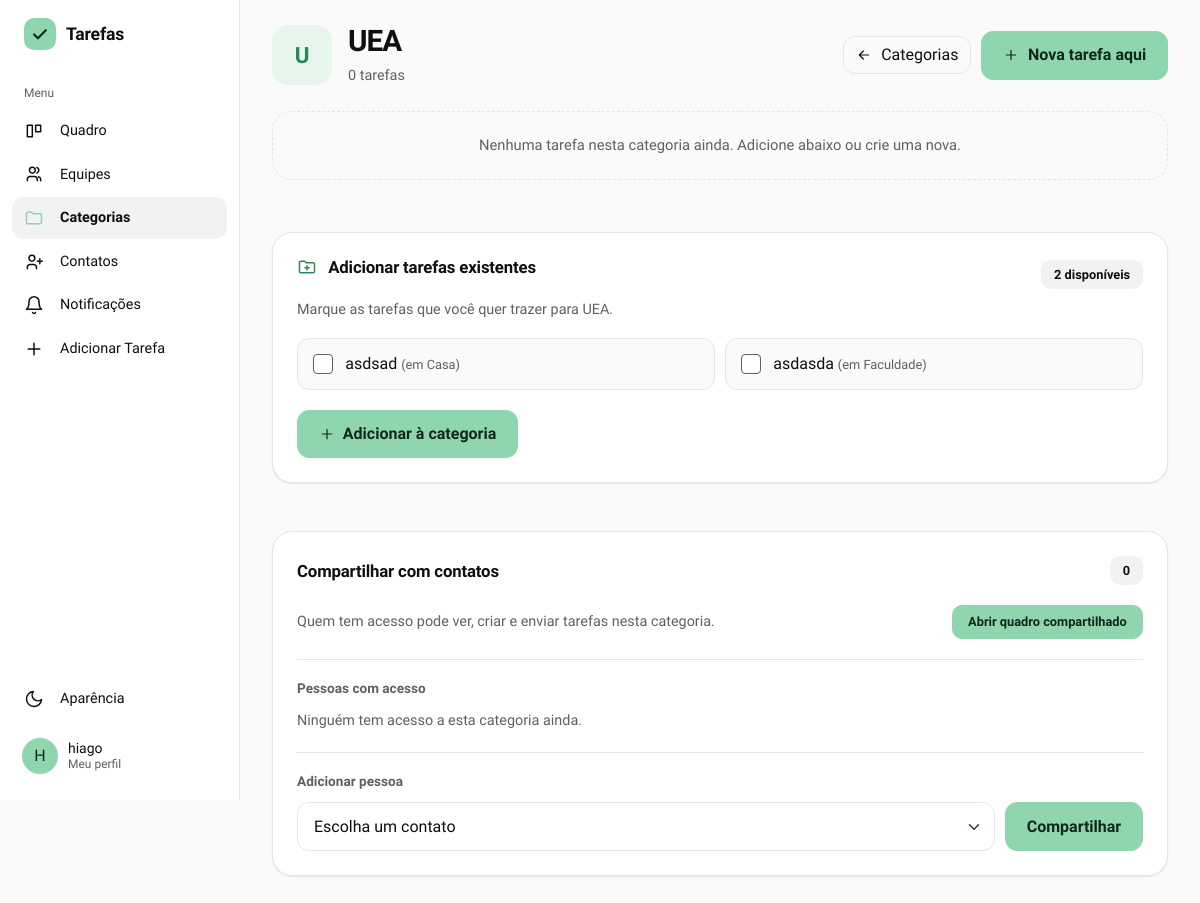
/categorias/4 (signed in), run on an earlier commit of the app's database.
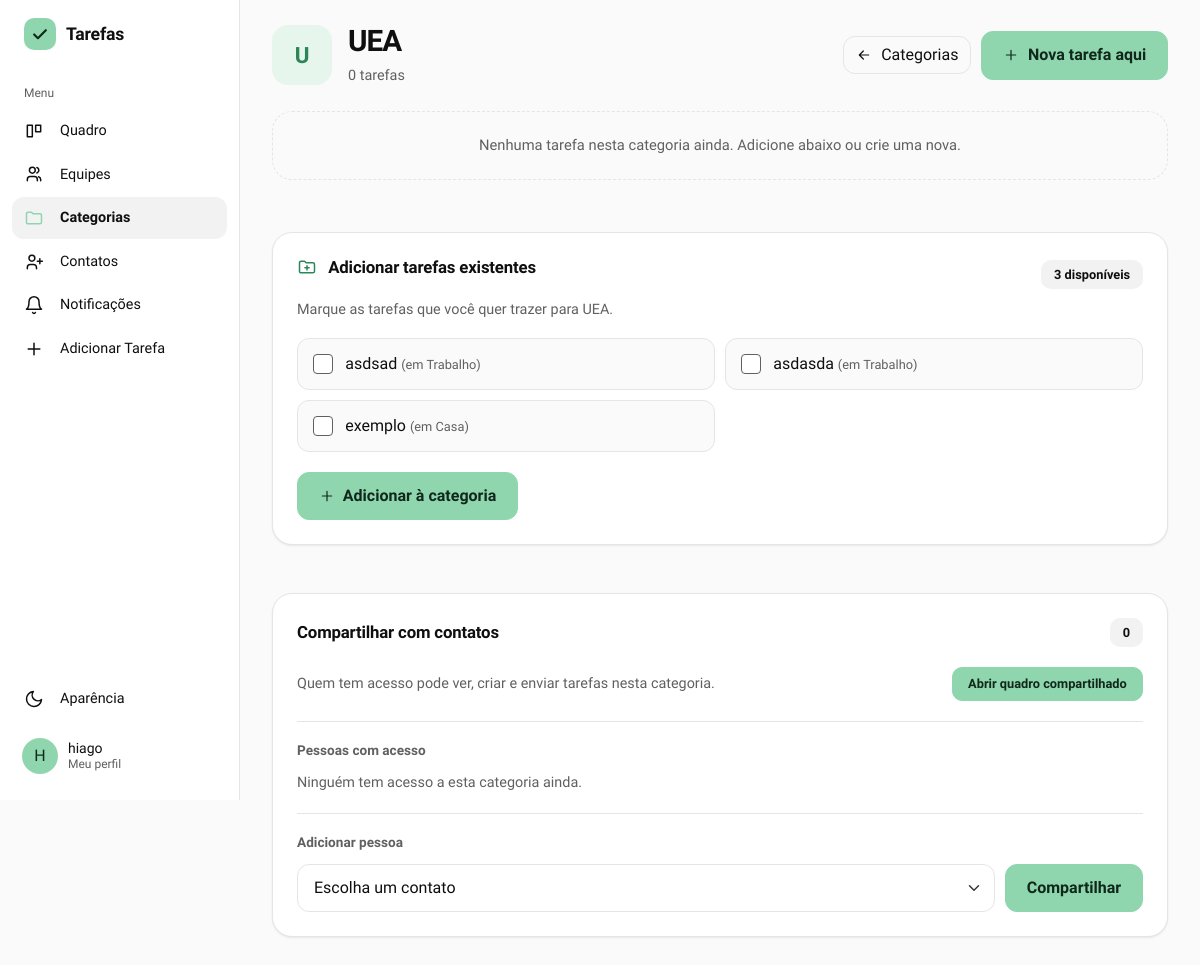
And on a later commit of the database.
### gerenciador_de_tarefas/models.py (models this page shows)
class Usuario(db.Model, UserMixin):
    id = db.Column(db.Integer, primary_key=True)
    nomeUsuario = db.Column(db.String(50), unique=True, nullable=False)
    email = db.Column(db.String(254), unique=True, nullable=False)
    senha = db.Column(db.String(255), nullable=False)
    nome = db.Column(db.String(100), nullable=False)
    tarefasCriadas = db.relationship('Tarefa', backref='criador', foreign_keys='Tarefa.criador_id', lazy=True)
    tarefasAtribuidas = db.relationship('Tarefa', backref='responsavel', foreign_keys='Tarefa.responsavel_id', lazy=True)
    cargo = db.Column(db.String(20), nullable=False, default='usuario') #admin ou usuario
    foto_perfil = db.Column(db.String(200), nullable=True, default='default.png')
    ordenacao_quadro = db.Column(db.String(30), nullable=False, default='padrao')

class Categoria(db.Model):
    id = db.Column(db.Integer, primary_key=True)
    nome = db.Column(db.String(50), nullable=False)
    usuario_id = db.Column(db.Integer, db.ForeignKey('usuario.id'), nullable=False)
    tarefas = db.relationship('Tarefa', backref='categoria', lazy=True)
    dono = db.relationship('Usuario')

class Tarefa(db.Model):
    id = db.Column(db.Integer, primary_key=True)
    titulo = db.Column(db.String(150), nullable=False)
    descricao = db.Column(db.Text, nullable=False)
    status = db.Column(db.String(20), nullable=False, default='Pendente')
    prioridade = db.Column(db.String(20), nullable=False, default='A definir')
    prazo = db.Column(db.DateTime, nullable=True, index=True)
    criador_id = db.Column(db.Integer, db.ForeignKey('usuario.id'), nullable=False)
    responsavel_id = db.Column(db.Integer, db.ForeignKey('usuario.id'), nullable=False)
    equipe_id = db.Column(db.Integer, db.ForeignKey('equipe.id'), nullable=True)
    categoria_id = db.Column(db.Integer, db.ForeignKey('categoria.id'), nullable=True)
    subtarefas = db.relationship('Subtarefa', backref='tarefa', cascade='all, delete-orphan', lazy=True)
    aceite = db.Column(db.String(20), nullable=False, default='aceita', server_default='aceita')

### gerenciador_de_tarefas/app.py (the view)
@app.route('/categorias/<int:categoria_id>')
@login_required
def ver_categoria(categoria_id):
    categoria = db.get_or_404(Categoria, categoria_id)
    if categoria.usuario_id != current_user.id:
        flash('Essa categoria não é sua.', 'danger')
        return redirect(url_for('ver_categorias'))
    todas = tarefas_individuais()
    dentro = [t for t in todas if t.categoria_id == categoria.id]
    disponiveis = [t for t in todas if t.categoria_id != categoria.id]
    ja = {cs.usuario_id for cs in categoria.compartilhamentos}
    meus_contatos = contatos_aceitos()
    convidaveis = [u for u in meus_contatos if u.id not in ja]
    return render_template('categoria.html', categoria=categoria,
                           tarefas=dentro, disponiveis=disponiveis,
                           compartilhamentos=categoria.compartilhamentos,
                           convidaveis=convidaveis,
                           total_contatos=len(meus_contatos))

### gerenciador_de_tarefas/app.py (called while the page is built)
@login_manager.user_loader
def load_user(user_id):
    return db.session.get(Usuario, int(user_id))

@app.context_processor
def injetar_categorias_globais():
    if current_user.is_authenticated:
        return dict(categorias_globais=categorias_acessiveis())
    return dict(categorias_globais=[])

@app.context_processor
def injetar_notificacoes():
    if not current_user.is_authenticated:
        return dict(n_notificacoes=0)
    n = (Contato.query.filter_by(destinatario_id=current_user.id, status='pendente').count()
         + ConviteEquipe.query.filter_by(convidado_id=current_user.id).count()
         + Tarefa.query.filter_by(responsavel_id=current_user.id, aceite='aguardando').count())
    return dict(n_notificacoes=n)

def contatos_aceitos():
    vinculos = Contato.query.filter(
        Contato.status == 'aceito',
        or_(Contato.solicitante_id == current_user.id, Contato.destinatario_id == current_user.id)
    ).all()
    ids = [c.destinatario_id if c.solicitante_id == current_user.id else c.solicitante_id for c in vinculos]
    if not ids:
        return []
    return Usuario.query.filter(Usuario.id.in_(ids)).order_by(Usuario.nomeUsuario).all()

def categorias_do_usuario():
    return Categoria.query.filter_by(usuario_id=current_user.id).order_by(Categoria.nome).all()

def categorias_acessiveis():
    proprias = categorias_do_usuario()
    de_outros = [cs.categoria for cs in CategoriaCompartilhada.query.filter_by(usuario_id=current_user.id).all()]
    return proprias + sorted(de_outros, key=lambda c: c.nome.lower())

def tarefas_individuais():
    todas = Tarefa.query.filter(
        Tarefa.criador_id == current_user.id,
        Tarefa.responsavel_id == current_user.id,
        Tarefa.equipe_id.is_(None)
    ).all()
    return [t for t in todas if t.categoria is None or t.categoria.usuario_id == current_user.id]

### gerenciador_de_tarefas/templates/categoria.html (shortened to what this page needs)
{% extends "base.html" %}
{% block content %}
{% macro ico(nome, t=18) -%}
<svg width="{{ t }}" height="{{ t }}" viewBox="0 0 24 24" fill="none" stroke="currentColor" stroke-width="1.8" stroke-linecap="round" stroke-linejoin="round" aria-hidden="true">
{%- if nome == 'voltar' %}<path d="M19 12H5M11 6l-6 6 6 6"/>
{%- elif nome == 'plus' %}<path d="M12 5v14M5 12h14"/>
{%- elif nome == 'pasta-mais' %}<path d="M3 7a2 2 0 012-2h4l2 2h8a2 2 0 012 2v8a2 2 0 01-2 2H5a2 2 0 01-2-2zM12 10.5v5M9.5 13h5"/>
{%- endif %}</svg>
{%- endmacro %}
{% set status_classe = {'Pendente': 'status-pendente', 'Em andamento': 'status-andamento', 'Concluída': 'status-concluida', 'Cancelada': 'status-cancelada'} %}
<div class="eqp-topo">
    <div class="eqp-id">
        <span class="eq-inicial" aria-hidden="true">{{ categoria.nome[:1]|upper }}</span>
        <div class="min-w-0">
            <h1>{{ categoria.nome }}</h1>
            <div class="eqp-meta">{{ tarefas|length }} tarefa{{ '' if tarefas|length == 1 else 's' }}</div>
        </div>
    </div>
    <div class="eqp-acoes">
        <a href="{{ url_for('ver_categorias') }}" class="btn btn-outline-secondary">{{ ico('voltar', 16) }} Categorias</a>
        <button type="button" class="btn btn-principal"
                data-bs-toggle="modal"
                data-bs-target="#modalAdicionarTarefa"
                data-categoria-id="{{ categoria.id }}">
            {{ ico('plus', 16) }} Nova tarefa aqui
        </button>
    </div>
</div>
{% if not tarefas %}
<p class="cat-vazio">Nenhuma tarefa nesta categoria ainda. Adicione abaixo ou crie uma nova.</p>
{% endif %}
<section class="cartao cat-existentes mb-5">
    <div class="eq-secao-cab">
        <h2 class="eqp-card-titulo">{{ ico('pasta-mais', 20) }} Adicionar tarefas existentes</h2>
        {% if disponiveis %}
        <span class="eq-contagem">{{ disponiveis|length }} disponíve{{ 'l' if disponiveis|length == 1 else 'is' }}</span>
        {% endif %}
    </div>
    {% if disponiveis %}
    <p class="eqp-ajuda">Marque as tarefas que você quer trazer para {{ categoria.nome }}.</p>
    <form method="POST" action="{{ url_for('adicionar_a_categoria', categoria_id=categoria.id) }}">
        <div class="cat-linhas">
            {% for t in disponiveis %}
            <label class="cat-linha" for="t{{ t.id }}">
                <input class="form-check-input" type="checkbox" name="tarefa_ids" value="{{ t.id }}" id="t{{ t.id }}">
                <span>
                    {{ t.titulo }}
                    {% if t.categoria %}<span class="cat-linha-em">(em {{ t.categoria.nome }})</span>{% endif %}
                </span>
            </label>
            {% endfor %}
        </div>
        <button type="submit" class="btn btn-principal cat-adicionar">{{ ico('plus', 16) }} Adicionar à categoria</button>
    </form>
    {% else %}
    <p class="eqp-ajuda">Todas as suas tarefas individuais já estão nesta categoria.</p>
    {% endif %}
</section>
<section class="cartao cat-comp mb-5">
    <div class="eq-secao-cab">
        <h2 class="eqp-card-titulo">Compartilhar com contatos</h2>
        <span class="eq-contagem">{{ compartilhamentos|length }}</span>
    </div>
    <div class="cat-comp-intro">
        <p class="eqp-ajuda">Quem tem acesso pode ver, criar e enviar tarefas nesta categoria.</p>
        <a href="{{ url_for('ver_categoria_compartilhada', categoria_id=categoria.id) }}" class="btn btn-principal btn-sm">Abrir quadro compartilhado</a>
    </div>
    <div class="cat-comp-bloco">
        <h3 class="cat-comp-sub">Pessoas com acesso</h3>
        {% if compartilhamentos %}
        <div class="cat-comp-lista">
            {% for cs in compartilhamentos %}
            <div class="eqp-membro">
                {{ avatar(cs.usuario) }}
                <span class="eqp-membro-nome">{{ cs.usuario.nomeUsuario }}</span>
                <form method="POST" action="{{ url_for('descompartilhar_categoria', categoria_id=categoria.id, usuario_id=cs.usuario_id) }}">
                    <button type="submit" class="btn btn-outline-secondary btn-sm">Remover acesso</button>
                </form>
            </div>
            {% endfor %}
        </div>
        {% else %}
        <p class="eqp-ajuda mb-0">Ninguém tem acesso a esta categoria ainda.</p>
        {% endif %}
    </div>
    {% if convidaveis or not total_contatos %}
    <div class="cat-comp-bloco">
        <h3 class="cat-comp-sub">Adicionar pessoa</h3>
        {% if convidaveis %}
        <form method="POST" action="{{ url_for('compartilhar_categoria', categoria_id=categoria.id) }}" class="cat-comp-form">
            <select name="usuario_id" class="form-select" aria-label="Escolha um contato" required>
                <option value="" disabled selected>Escolha um contato</option>
            </select>
            <button type="submit" class="btn btn-principal">Compartilhar</button>
        </form>
        {% else %}
        <p class="eqp-ajuda mb-0">Você ainda não tem contatos. <a href="{{ url_for('contatos') }}">Adicionar contatos</a></p>
        {% endif %}
    </div>
    {% endif %}
</section>
{% endblock %}

### gerenciador_de_tarefas/templates/base.html (shortened to what this page needs)
<!doctype html>
<html lang="pt-br">
  <head>
    <link
      rel="stylesheet"
      href="https://cdn.jsdelivr.net/npm/bootstrap@5.3.0/dist/css/bootstrap.min.css"
    />
    <link
      rel="stylesheet"
      href="{{ url_for('static', filename='static.css') }}"
    />
    <link rel="stylesheet" href="https://cdn.jsdelivr.net/npm/flatpickr/dist/flatpickr.min.css">
    <link rel="stylesheet" href="https://cdn.jsdelivr.net/npm/flatpickr/dist/themes/dark.css">
  </head>
  <body>
    {% macro aparencia(direcao='dropup') %}
    <div class="{{ direcao }}">
      <button
        class="menu-item"
        type="button"
        data-bs-toggle="dropdown"
        data-bs-auto-close="outside"
        aria-expanded="false"
      >
        <svg viewBox="0 0 24 24" fill="none" stroke="currentColor" stroke-width="1.8" stroke-linecap="round" stroke-linejoin="round" aria-hidden="true"><path d="M21 12.8A9 9 0 1111.2 3a7 7 0 009.8 9.8z"/></svg>
        <span>Aparência</span>
      </button>
    </div>
    {% endmacro %}
    {% macro logo() %}
    <span class="marca-icone">
      <svg width="20" height="20" viewBox="0 0 24 24" fill="none" stroke="currentColor" stroke-width="2.6" stroke-linecap="round" stroke-linejoin="round" aria-hidden="true"><path d="M5 12.5l4.5 4.5L19 7.5"/></svg>
    </span>
    {% endmacro %}
    {% set ep = request.endpoint or '' %}
    {% if current_user.is_authenticated %}
    <div class="app">
      <aside class="lateral" aria-label="Menu principal">
        <a
          class="marca"
          href="{{ url_for('admin_dashboard') if current_user.cargo == 'admin' else url_for('quadro') }}"
        >{{ logo() }}<span>Tarefas</span></a>
        <div class="menu-titulo">Menu</div>
        <a class="menu-item {{ 'ativo' if ep == 'quadro' }}" href="{{ url_for('quadro') }}">
          <svg viewBox="0 0 24 24" fill="none" stroke="currentColor" stroke-width="1.8" stroke-linecap="round" stroke-linejoin="round" aria-hidden="true"><path d="M4 5h6v14H4zM14 5h6v8h-6z"/></svg>
          <span>Quadro</span>
        </a>
        <a class="menu-item {{ 'ativo' if ep in ['equipes', 'ver_equipe', 'adicionar_tarefa_equipe'] }}" href="{{ url_for('equipes') }}">
          <svg viewBox="0 0 24 24" fill="none" stroke="currentColor" stroke-width="1.8" stroke-linecap="round" stroke-linejoin="round" aria-hidden="true"><path d="M16 20v-1.5a3.5 3.5 0 00-3.5-3.5h-5A3.5 3.5 0 004 18.5V20M10 11a3.5 3.5 0 100-7 3.5 3.5 0 000 7zM20 20v-1.5a3.5 3.5 0 00-2.5-3.3M15.5 4.2a3.5 3.5 0 010 6.6"/></svg>
          <span>Equipes</span>
        </a>
        <a class="menu-item {{ 'ativo' if ep in ['ver_categorias', 'ver_categoria'] }}" href="{{ url_for('ver_categorias') }}">
          <svg viewBox="0 0 24 24" fill="none" stroke="currentColor" stroke-width="1.8" stroke-linejoin="round" aria-hidden="true"><path d="M3 7a2 2 0 012-2h4l2 2h8a2 2 0 012 2v8a2 2 0 01-2 2H5a2 2 0 01-2-2z"/></svg>
          <span>Categorias</span>
        </a>
        <a class="menu-item {{ 'ativo' if ep == 'contatos' }}" href="{{ url_for('contatos') }}">
          <svg viewBox="0 0 24 24" fill="none" stroke="currentColor" stroke-width="1.8" stroke-linecap="round" stroke-linejoin="round" aria-hidden="true"><path d="M15 20v-1.5a3.5 3.5 0 00-3.5-3.5h-4A3.5 3.5 0 004 18.5V20M9.5 11a3.5 3.5 0 100-7 3.5 3.5 0 000 7zM19 8v6M16 11h6"/></svg>
          <span>Contatos</span>
        </a>
        <a class="menu-item {{ 'ativo' if ep == 'notificacoes' }}" href="{{ url_for('notificacoes') }}">
          <svg viewBox="0 0 24 24" fill="none" stroke="currentColor" stroke-width="1.8" stroke-linecap="round" stroke-linejoin="round" aria-hidden="true"><path d="M6 8a6 6 0 0112 0c0 7 3 9 3 9H3s3-2 3-9M10.3 21a1.9 1.9 0 003.4 0"/></svg>
          <span>Notificações</span>
        </a>
        <a class="menu-item" href="#" data-bs-toggle="modal" data-bs-target="#modalAdicionarTarefa">
          <svg viewBox="0 0 24 24" fill="none" stroke="currentColor" stroke-width="1.8" stroke-linecap="round" aria-hidden="true"><path d="M12 5v14M5 12h14"/></svg>
          <span>Adicionar Tarefa</span>
        </a>
        <div class="menu-espaco"></div>
        {{ aparencia('dropup') }}
        <a href="#" class="usuario-card mt-2 text-decoration-none" data-bs-toggle="modal" data-bs-target="#modalPerfil" title="Meu Perfil">
          {% if current_user.foto_perfil and current_user.foto_perfil != 'default.png' %}
            <img src="{{ url_for('static', filename='uploads/' + current_user.foto_perfil) }}" alt="" class="usuario-foto" />
          {% else %}
            <span class="usuario-foto">{{ current_user.nomeUsuario[:1]|upper }}</span>
          {% endif %}
          <span class="usuario-nome">{{ current_user.nome or current_user.nomeUsuario }}<small>Meu perfil</small></span>
        </a>
      </aside>
      <main class="conteudo">
        <div class="conteudo-interno">
    {% endif %}
    {% block content %}{% endblock %}
    {% if current_user.is_authenticated %}
        </div>
      </main>
    </div>
    {% else %}
    </main>
    {% endif %}
  </body>
</html>

What changed in the data, as far as the page shows it:
changed Tarefa "asdsad": categoria.nome "Casa" → "Trabalho"
changed Tarefa "asdasda": categoria.nome "Faculdade" → "Trabalho"
added Tarefa: titulo "exemplo", categoria.nome "Casa"
Also different on the page:
{{ disponiveis|length }}: "2" → "3"
